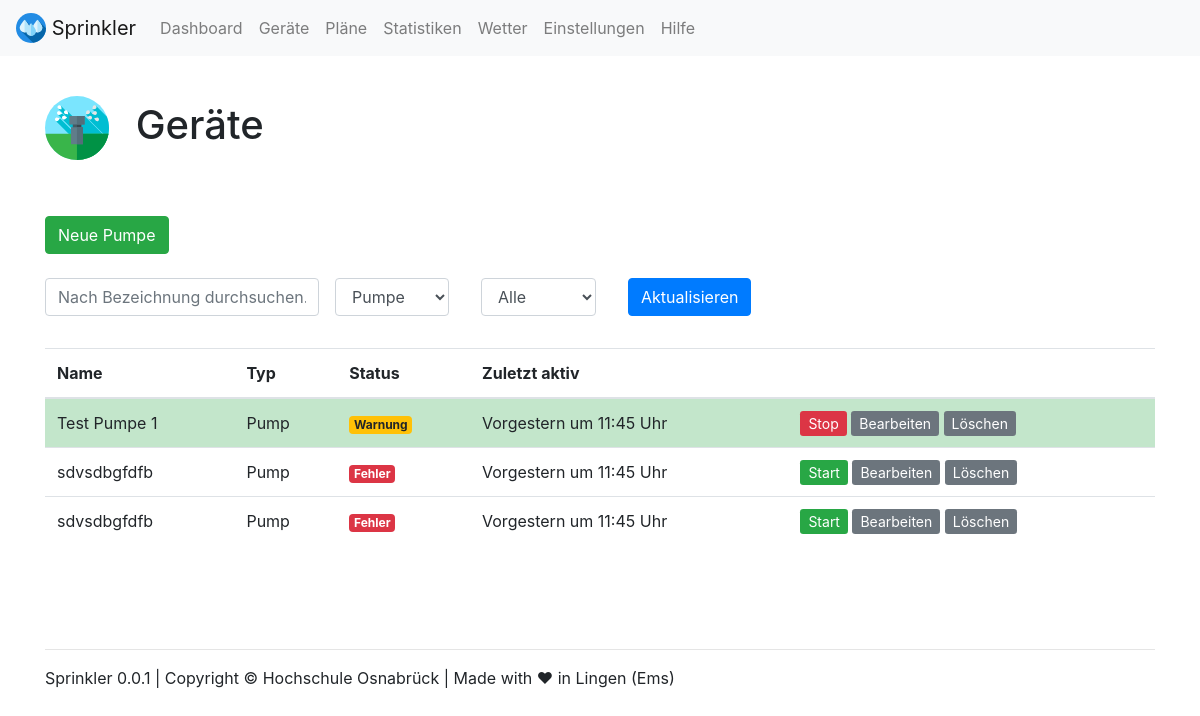
Page /devices/?device=Pumpe on the earlier database version.
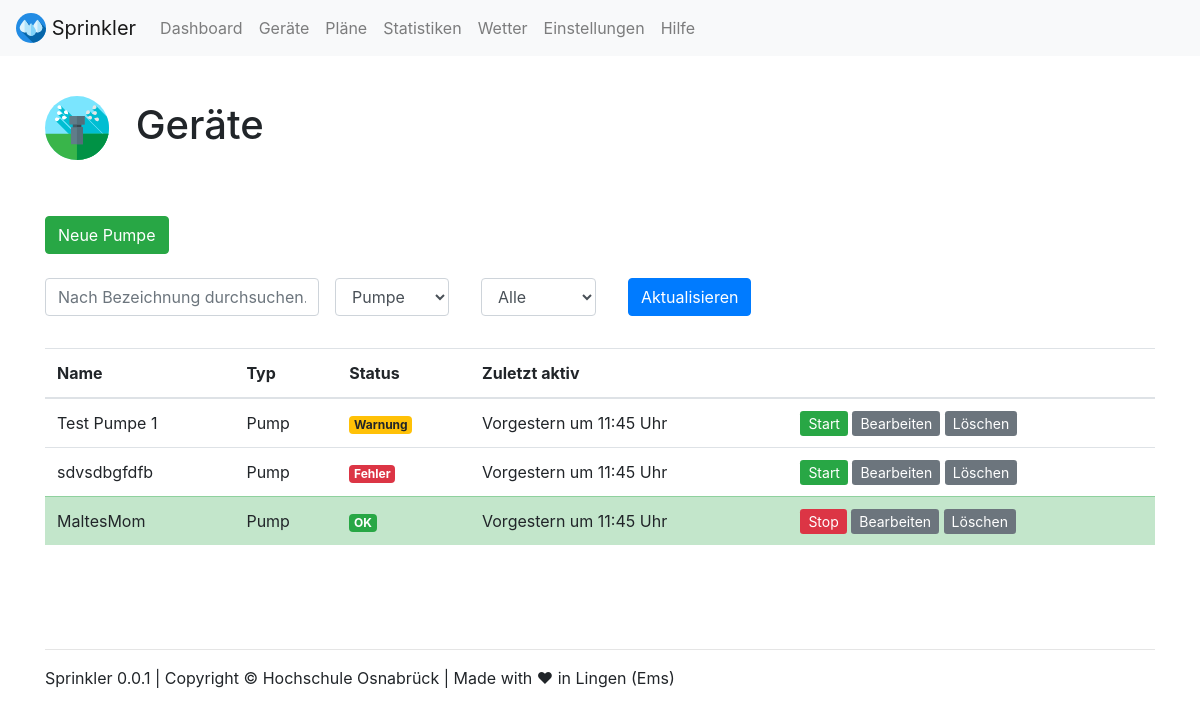
Same page on the later database version.
### webapp/models.py (models this page shows, shortened)
class Pump(models.Model):
    name = models.CharField(max_length=200)
    status = models.CharField(
        max_length=10,
        choices=STATUS_CHOICES,
        default='OK',
    )
    curr_active = models.BooleanField(default=False)
    device_type = 'Pump'

### webapp/views.py (the view)
# urls.py: path('devices/', views.devices, name='devices'),
def devices(request):
    args = {}
    args['filter_name'] = request.GET.get('name', '')
    args['filter_device'] = request.GET.get('device', '')
    args['filter_status'] = request.GET.get('status', '')
    check = 0
    if args['filter_device'] == 'Pumpe':
        q = Pump.objects
        args['edit_key'] = 2
        args['type_name'] = 'pump'
    if args['filter_device'] == 'Sensor':
        q = Sensor.objects
        args['edit_key'] = 1
        args['type_name'] = 'sensor'
    if args['filter_device'] == 'Sprinkler':
        q = Sprinkler.objects
        args['edit_key'] = 0
        args['type_name'] = 'sprinkler'
    if args['filter_device'] == '':
        q = Sprinkler.objects
        args['edit_key'] = 0
        args['filter_device'] = 'Sprinkler'
        args['type_name'] = 'sprinkler'
    if(args['filter_name']!=''):
        q = q.filter(name__contains=args['filter_name'])
        check = 1
    if(args['filter_status'] == 'OK' or args['filter_status'] == 'Warnung' or args['filter_status'] == 'Fehler'):
        q = q.filter(status__contains=args['filter_status'])
        check = 1
    if(check == 0):
        q = q.all()
    args['devices'] = q
    return TemplateResponse(request, "devices.html", args)

### webapp/templates/devices.html (shortened to what this page needs)
{% load static %}
{% include "views/top.html" %}
<br>
<h1><img src="{% static 'webapp/img/icons/sprinkler.svg' %}" width="64" class="mr-3"> Geräte</h1>
<br><br>
  {% if filter_device == 'Pumpe' %}<a target="_blank" class="btn btn-success" href="{% url 'device_create' 2 %}" role="button">Neue Pumpe</a>{% endif %}
<br>
<br>
<form class="form-inline" method="GET" action="{% url 'devices' %}">
  <div class="form-group mb-2">
    <input value="{{ filter_name }}" name="name" type="text" class="form-control" placeholder="Nach Bezeichnung durchsuchen...">
  </div>
  <div class="form-group mx-sm-3 mb-2">
    <select name="device" id="inputState" class="form-control">
        <option {% if filter_device == 'Pumpe' %} selected {% endif %}>Pumpe</option>
    </select>
  </div>
  <div class="form-group mx-sm-3 mb-2">
    <select name="status" id="inputState" class="form-control">
        <option {% if filter_status == 'Alle' %} selected {% endif %}>Alle</option>
    </select>
  </div>
  <div class="form-group mx-sm-3 mb-2">
    <button type="submit" class="btn btn-primary">Aktualisieren</button>
  </div>
</form>
<br>
{% if devices %}
<table class="table table-hover">
  <thead>
    <tr>
      <th scope="col">Name</th>
      <th scope="col">Typ</th>
      <th scope="col">Status</th>
      <th scope="col">Zuletzt aktiv</th>
      <th scope="col"></th>
    </tr>
  </thead>
  <tbody>
    {% for device in devices %}
    <tr {% if device.curr_active == True %} class="table-success" {% endif %}>
      <td scope="row">{{ device.name }}</td>
      <td>{{ device.device_type }}</td>
      <td>
        {% if device.status == 'OK' %}
        <span class="badge badge-success">OK</span>
        {% endif %}
        {% if device.status == 'Warnung' %}
        <span class="badge badge-warning">Warnung</span>
        {% endif %}
        {% if device.status == 'Fehler' %}
        <span class="badge badge-danger">Fehler</span>
        {% endif %}
      </td>
      <td>Vorgestern um 11:45 Uhr</td>
      <td>
        {% if device.curr_active == False %}
        <a class="btn-sm btn-success" href="{% url 'device_start' edit_key device.id %}" role="button">Start</a>
        {% else %}
        <a class="btn-sm btn-danger" href="{% url 'device_stop' edit_key device.id %}" role="button">Stop</a>
        {% endif %}
        <a class="btn-sm btn-secondary" href="{% url 'device_edit' edit_key device.id %}" role="button">Bearbeiten</a>
        <a onclick="return confirm('Soll das Gerät {{ device.name }} gelöscht werden?')" class="btn-sm btn-secondary" href="{% url 'device_delete' edit_key device.id %}" role="button">Löschen</a>
      </td>
    </tr>
    {% endfor %}
  </tbody>
</table>
{% endif %}
{% include "views/footer.html" %}
{% include "views/bottom.html" %}

Differences in the rows shown:
changed Pump "Test Pumpe 1": curr_active "Stop" → "Start"
changed Pump: name "sdvsdbgfdfb" → "MaltesMom"; status "Fehler" → "OK"; curr_active "Start" → "Stop"
